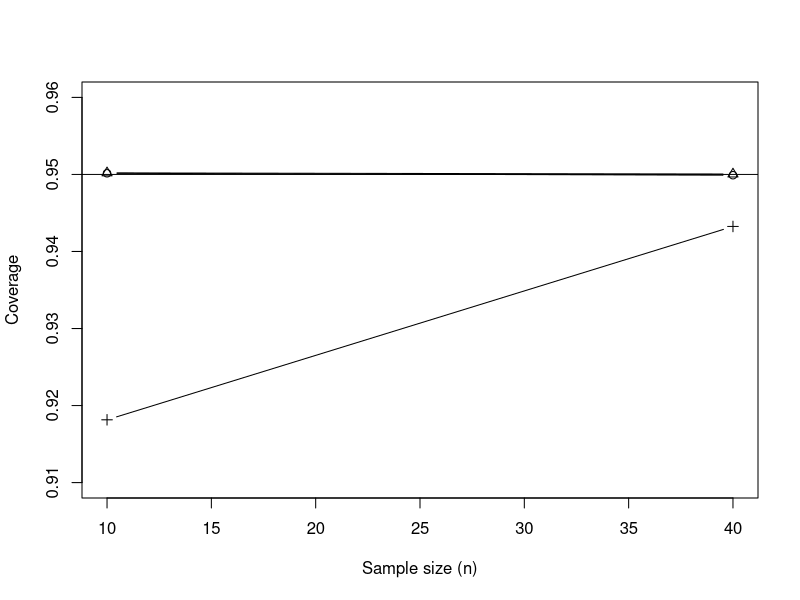

Reproduce this figure in R.
## ---- chunk 1
library(tidyverse)
## ---- chunk 2
set.seed(210)

B = 20000

mu = 100

sigma = 12
## ---- chunk 3
n_10 = 10
x_10 = matrix(rnorm(B * n_10, 100, 12), nrow = B)
means_10 = rowMeans(x_10)
ses_10 = apply(x_10, 1, sd) / sqrt(n_10)

margin_t_10 = qt(.975, n_10 - 1) * ses_10
covered_t_10 = (means_10 - margin_t_10 <= mu) & (mu <= means_10 + margin_t_10)
print(mean(covered_t_10))

margin_z_10 = qnorm(.975) * sigma / sqrt(n_10)
covered_z_10 = (means_10 - margin_z_10 <= mu) & (mu <= means_10 + margin_z_10)
print(mean(covered_z_10))

margin_zs_10 = qnorm(.975) * ses_10
covered_zs_10 = (means_10 - margin_zs_10 <= mu) & (mu <= means_10 + margin_zs_10)
print(mean(covered_zs_10))

print(mean(2 * margin_t_10))
## ---- chunk 4
n_40 = 40
x_40 = matrix(rnorm(B * n_40, 100, 12), nrow = B)
means_40 = rowMeans(x_40)
ses_40 = apply(x_40, 1, sd) / sqrt(n_40)

margin_t_40 = qt(.975, n_40 - 1) * ses_40
covered_t_40 = (means_40 - margin_t_40 <= mu) & (mu <= means_40 + margin_t_40)
print(mean(covered_t_40))

margin_z_40 = qnorm(.975) * sigma / sqrt(n_40)
covered_z_40 = (means_40 - margin_z_40 <= mu) & (mu <= means_40 + margin_z_40)
print(mean(covered_z_40))

margin_zs_40 = qnorm(.975) * ses_40
covered_zs_40 = (means_40 - margin_zs_40 <= mu) & (mu <= means_40 + margin_zs_40)
print(mean(covered_zs_40))

print(mean(2 * margin_t_40))
## ---- chunk 5
t_stat_10 = (means_10 - 100) / ses_10

reject_10 = abs(t_stat_10) > qt(.975, 10 - 1)

print(mean(reject_10))

print(sum(reject_10 != !covered_t_10))
## ---- chunk 6
t_stat_40 = (means_40 - 100) / ses_40

reject_40 = abs(t_stat_40) > qt(.975, 40 - 1)

print(mean(reject_40))

print(sum(reject_40 != !covered_t_40))
## ---- chunk 7
t_stat4_10 = (means_10 + 4 - 100) / ses_10

reject4_10 = abs(t_stat4_10) > qt(.975, 10 - 1)

print(mean(reject4_10))

print(1 - mean(reject4_10))
## ---- chunk 8
t_stat4_40 = (means_40 + 4 - 100) / ses_40

reject4_40 = abs(t_stat4_40) > qt(.975, 40 - 1)

print(mean(reject4_40))

print(1 - mean(reject4_40))
## ---- chunk 9
sizes = c(10, 40)
cov_t = c(mean(covered_t_10), mean(covered_t_40))
cov_z = c(mean(covered_z_10), mean(covered_z_40))
cov_zs = c(mean(covered_zs_10), mean(covered_zs_40))
print(cov_t)
print(cov_z)
print(cov_zs)
## ---- chunk 10
plot(sizes, cov_t, type = "b", ylim = c(0.91, 0.96), xlab = "Sample size (n)", ylab = "Coverage")
lines(sizes, cov_z, type = "b", pch = 2)
lines(sizes, cov_zs, type = "b", pch = 3)
abline(h = 0.95)
